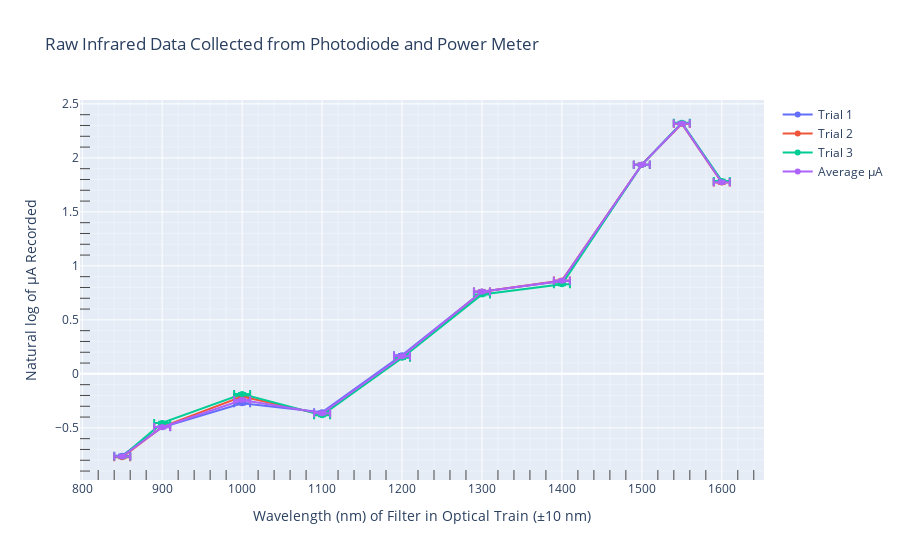

Notebook cell for this chart:
### Code cell
df = np.log(IR_data_numeric)
log_IR = df
fig = go.Figure()
for col in range(df.shape[1]-2):
    fig.add_trace(go.Scatter(x=df.index.to_numpy(), 
        error_x = dict(type='data', array=IR_data_numeric["λ uncertainty (nm)"], visible=True),
        y = df.iloc[:,col].to_numpy(),
        error_y = dict(type='data', array=IR_data_numeric["Current uncertainty (μA)"], 
            visible=True),
        name=df.columns[col]))
#fig.add_scatter("last decimal Max Current (± l.d. μA)")
fig.update_layout(title="Raw Infrared Data Collected from Photodiode and Power Meter",
    yaxis_title="Natural log of μA Recorded", 
    xaxis_title="Wavelength (nm) of Filter in Optical Train (±10 nm)")
fig.update_yaxes(minor=dict(ticks="inside", ticklen=10, showgrid=True))
#fig.update_yaxes(type="log")
fig.update_xaxes(minor=dict(ticks="inside", ticklen=10, showgrid=True))
fig.write_html("collected_ln_IR_data_numerical.html")
fig

### Figure 1 — Plotly figure (JSON) as saved in the notebook; plotly's stock layout.template omitted (floating-point values rounded to 4 significant figures)
{"data": [{"error_x": {"array": [10, 10, 10, 10, 10, 10, 10, 10, 10, 10], "type": "data", "visible": true}, "error_y": {"array": [0.01, 0.01, 0.01, 0.01, 0.01, 0.01, 0.01, 0.01, 0.01, 0.01], "type": "data", "visible": true}, "name": "Trial 1", "type": "scatter", "x": [850, 900, 1000, 1100, 1200, 1300, 1400, 1500, 1550, 1600], "y": [-0.7572, -0.4943, -0.2731, -0.3552, 0.1731, 0.7617, 0.8599, 1.937, 2.321, 1.777]}, {"error_x": {"array": [10, 10, 10, 10, 10, 10, 10, 10, 10, 10], "type": "data", "visible": true}, "error_y": {"array": [0.01, 0.01, 0.01, 0.01, 0.01, 0.01, 0.01, 0.01, 0.01, 0.01], "type": "data", "visible": true}, "name": "Trial 2", "type": "scatter", "x": [850, 900, 1000, 1100, 1200, 1300, 1400, 1500, 1550, 1600], "y": [-0.7722, -0.491, -0.2107, -0.3754, 0.1527, 0.7608, 0.8646, 1.937, 2.316, 1.772]}, {"error_x": {"array": [10, 10, 10, 10, 10, 10, 10, 10, 10, 10], "type": "data", "visible": true}, "error_y": {"array": [0.01, 0.01, 0.01, 0.01, 0.01, 0.01, 0.01, 0.01, 0.01, 0.01], "type": "data", "visible": true}, "name": "Trial 3", "type": "scatter", "x": [850, 900, 1000, 1100, 1200, 1300, 1400, 1500, 1550, 1600], "y": [-0.7657, -0.4541, -0.1875, -0.3827, 0.1484, 0.7352, 0.8299, 1.936, 2.325, 1.787]}, {"error_x": {"array": [10, 10, 10, 10, 10, 10, 10, 10, 10, 10], "type": "data", "visible": true}, "error_y": {"array": [0.01, 0.01, 0.01, 0.01, 0.01, 0.01, 0.01, 0.01, 0.01, 0.01], "type": "data", "visible": true}, "name": "Average μA", "type": "scatter", "x": [850, 900, 1000, 1100, 1200, 1300, 1400, 1500, 1550, 1600], "y": [-0.7646, -0.4927, -0.2414, -0.3653, 0.163, 0.7613, 0.8623, 1.937, 2.319, 1.774]}], "layout": {"title": {"text": "Raw Infrared Data Collected from Photodiode and Power Meter"}, "xaxis": {"minor": {"showgrid": true, "ticklen": 10, "ticks": "inside"}, "title": {"text": "Wavelength (nm) of Filter in Optical Train (±10 nm)"}}, "yaxis": {"minor": {"showgrid": true, "ticklen": 10, "ticks": "inside"}, "title": {"text": "Natural log of μA Recorded"}}}}
